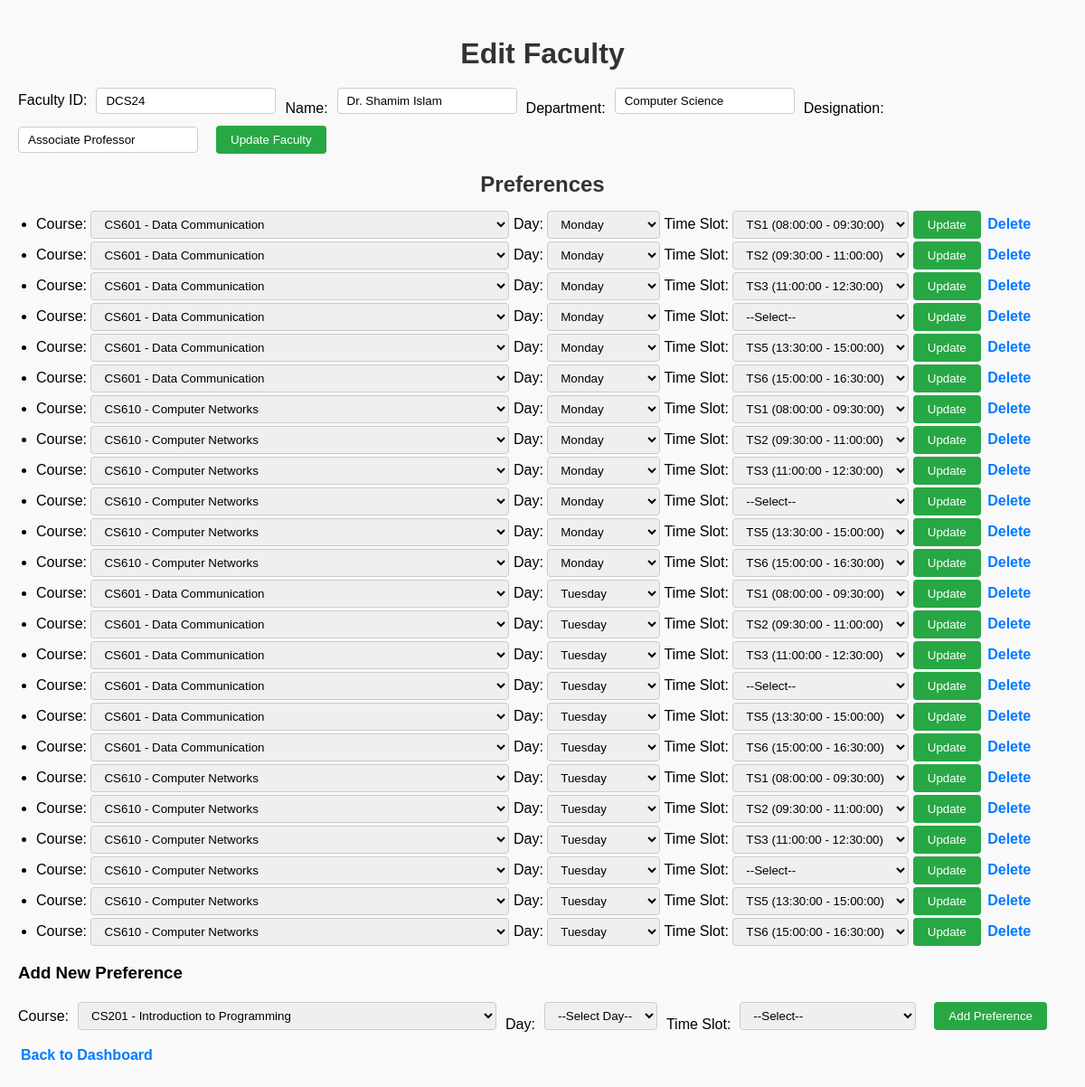
The page /editFaculty.php?id=DCS24 on the database its author committed.
### tables this page shows
CREATE TABLE `faculty` (
  `FacultyID` varchar(10) NOT NULL,
  `Name` varchar(100) NOT NULL,
  `Department` varchar(50) NOT NULL,
  `Designation` varchar(50) NOT NULL
);

CREATE TABLE `preferences` (
  `PrefID` int(11) NOT NULL,
  `FacultyID` varchar(10) NOT NULL,
  `CourseCode` varchar(10) NOT NULL,
  `Day` varchar(10) DEFAULT NULL,
  `TimeSlotID` varchar(5) DEFAULT NULL,
  `CreatedAt` timestamp NOT NULL DEFAULT current_timestamp()
);

CREATE TABLE `courses` (
  `CourseCode` varchar(10) NOT NULL,
  `CourseTitle` varchar(100) NOT NULL,
  `Enrollment` int(11) NOT NULL,
  `MultimediaReq` tinyint(1) DEFAULT 0,
  `InstructorAssigned` varchar(10) DEFAULT NULL
);

CREATE TABLE `timeslots` (
  `TimeSlotID` varchar(5) NOT NULL,
  `StartTime` time NOT NULL,
  `EndTime` time NOT NULL,
  `IsBreak` tinyint(1) DEFAULT 0
);

### functions.php (called while the page is built, shortened)
<?php
require_once "config.php";
function getCourses() {
    global $conn;
    $result = $conn->query("SELECT * FROM Courses");
    return $result ? $result->fetch_all(MYSQLI_ASSOC) : [];
}
function getFacultyPreferences($facultyID) {
    global $conn;
    $facultyID = $conn->real_escape_string($facultyID);
    $result = $conn->query("SELECT * FROM preferences WHERE FacultyID='$facultyID' ORDER BY PrefID");
    return $result ? $result->fetch_all(MYSQLI_ASSOC) : [];
}
?>

### editFaculty.php (the view, shortened to what this page needs)
<?php
require_once "config.php";
require_once "functions.php";
$facultyID = $_GET['id'];
$sql = "SELECT * FROM Faculty WHERE FacultyID='$facultyID'";
$result = $conn->query($sql);
$faculty = $result->fetch_assoc();
$prefs = getFacultyPreferences($facultyID);
$courses = getCourses();
$timeSlots = [];
$tsResult = $conn->query("SELECT * FROM TimeSlots WHERE IsBreak=0 ORDER BY StartTime");
while ($row = $tsResult->fetch_assoc()) $timeSlots[] = $row;
?>
<!DOCTYPE html>
<html>
<head>
	<link rel="stylesheet" href="assets/style.css?v=<?= filemtime('assets/style.css') ?>">
</head>
<body>
    <h1>Edit Faculty</h1>
    <form method="POST">
        Faculty ID: <input type="text" name="facultyID" value="<?= htmlspecialchars($faculty['FacultyID']) ?>" required><br>
        Name: <input type="text" name="name" value="<?= htmlspecialchars($faculty['Name']) ?>" required><br>
        Department: <input type="text" name="department" value="<?= htmlspecialchars($faculty['Department']) ?>" required><br>
        Designation: <input type="text" name="designation" value="<?= htmlspecialchars($faculty['Designation']) ?>" required><br>
        <button type="submit" name="updateFaculty">Update Faculty</button>
    </form>
    <h2>Preferences</h2>
    <ul>
        <?php foreach ($prefs as $p): ?>
            <li>
                <form method="POST" style="display:inline;">
                    Course:
                    <select name="courseCode" required>
                        <?php foreach ($courses as $c): ?>
                            <option value="<?= $c['CourseCode'] ?>" <?= $c['CourseCode']==$p['CourseCode']?'selected':'' ?>>
                                <?= htmlspecialchars($c['CourseCode']) ?> - <?= htmlspecialchars($c['CourseTitle']) ?>
                            </option>
                        <?php endforeach; ?>
                    </select>
                    Day:
                    <select name="day">
                        <?php foreach(['Monday','Tuesday','Wednesday','Thursday','Friday'] as $day): ?>
                            <option value="<?= $day ?>" <?= $day==$p['Day']?'selected':'' ?>><?= $day ?></option>
                        <?php endforeach; ?>
                    </select>
                    Time Slot:
                    <select name="timeSlotID">
                        <option value="">--Select--</option>
                        <?php foreach($timeSlots as $ts): ?>
                            <option value="<?= $ts['TimeSlotID'] ?>" <?= $ts['TimeSlotID']==$p['TimeSlotID']?'selected':'' ?>>
                                <?= $ts['TimeSlotID'] ?> (<?= $ts['StartTime'] ?> - <?= $ts['EndTime'] ?>)
                            </option>
                        <?php endforeach; ?>
                    </select>
                    <button type="submit" name="editPref">Update</button>
                    <a href="editFaculty.php?id=<?= $facultyID ?>&deletePref=<?= $p['PrefID'] ?>" onclick="return confirm('Delete this preference?')">Delete</a>
                </form>
            </li>
        <?php endforeach; ?>
    </ul>
    <h3>Add New Preference</h3>
    <form method="POST">
        Course:
        <select name="courseCode" required>
            <?php foreach ($courses as $c): ?>
                <option value="<?= $c['CourseCode'] ?>"><?= htmlspecialchars($c['CourseCode']) ?> - <?= htmlspecialchars($c['CourseTitle']) ?></option>
            <?php endforeach; ?>
        </select><br>
        Day:
        <select name="day">
            <option value="">--Select Day--</option>
        </select><br>
        Time Slot:
        <select name="timeSlotID">
            <option value="">--Select--</option>
        </select><br>
        <button type="submit" name="addPref">Add Preference</button>
    </form>
    <p><a href="index.php">Back to Dashboard</a></p>
</body>
</html>

### assets/style.css (style rules this page uses)
body { font-family: Arial, sans-serif; background-color: #f9f9f9; padding: 20px; margin: 0; }
h1, h2 { text-align: center; color: #333; margin-bottom: 15px; }
form { display: flex; flex-wrap: wrap; gap: 10px; align-items: center; margin-bottom: 15px; }
form input[type="text"], form input[type="number"], form select { padding: 6px 10px; border: 1px solid #ccc; border-radius: 4px; }
form button { padding: 8px 16px; background-color: #28a745; border: none; color: #fff; cursor: pointer; border-radius: 4px; transition: background-color 0.3s; }
a { text-decoration: none; color: #007BFF; font-weight: bold; margin: 0 3px; }
ul { list-style-type: disc; padding-left: 20px; margin-top: 5px; margin-bottom: 10px; }
ul li { margin-bottom: 3px; }

### rows shown on the page
faculty: facultyID "DCS24", name "Dr. Shamim Islam", department "Computer Science", designation "Associate Professor"
preferences: courseCode "CS601 - Data Communication", day "Monday", timeSlotID "TS1 (08:00:00 - 09:30:00)"
preferences: courseCode "CS601 - Data Communication", day "Monday", timeSlotID "TS2 (09:30:00 - 11:00:00)"
preferences: courseCode "CS601 - Data Communication", day "Monday", timeSlotID "TS3 (11:00:00 - 12:30:00)"
preferences: courseCode "CS601 - Data Communication", day "Monday"
preferences: courseCode "CS601 - Data Communication", day "Monday", timeSlotID "TS5 (13:30:00 - 15:00:00)"
preferences: courseCode "CS601 - Data Communication", day "Monday", timeSlotID "TS6 (15:00:00 - 16:30:00)"
preferences: courseCode "CS610 - Computer Networks", day "Monday", timeSlotID "TS1 (08:00:00 - 09:30:00)"
preferences: courseCode "CS610 - Computer Networks", day "Monday", timeSlotID "TS2 (09:30:00 - 11:00:00)"
preferences: courseCode "CS610 - Computer Networks", day "Monday", timeSlotID "TS3 (11:00:00 - 12:30:00)"
preferences: courseCode "CS610 - Computer Networks", day "Monday"
preferences: courseCode "CS610 - Computer Networks", day "Monday", timeSlotID "TS5 (13:30:00 - 15:00:00)"
preferences: courseCode "CS610 - Computer Networks", day "Monday", timeSlotID "TS6 (15:00:00 - 16:30:00)"
preferences: courseCode "CS601 - Data Communication", day "Tuesday", timeSlotID "TS1 (08:00:00 - 09:30:00)"
preferences: courseCode "CS601 - Data Communication", day "Tuesday", timeSlotID "TS2 (09:30:00 - 11:00:00)"
preferences: courseCode "CS601 - Data Communication", day "Tuesday", timeSlotID "TS3 (11:00:00 - 12:30:00)"
preferences: courseCode "CS601 - Data Communication", day "Tuesday"
preferences: courseCode "CS601 - Data Communication", day "Tuesday", timeSlotID "TS5 (13:30:00 - 15:00:00)"
preferences: courseCode "CS601 - Data Communication", day "Tuesday", timeSlotID "TS6 (15:00:00 - 16:30:00)"
preferences: courseCode "CS610 - Computer Networks", day "Tuesday", timeSlotID "TS1 (08:00:00 - 09:30:00)"
preferences: courseCode "CS610 - Computer Networks", day "Tuesday", timeSlotID "TS2 (09:30:00 - 11:00:00)"
preferences: courseCode "CS610 - Computer Networks", day "Tuesday", timeSlotID "TS3 (11:00:00 - 12:30:00)"
preferences: courseCode "CS610 - Computer Networks", day "Tuesday"
preferences: courseCode "CS610 - Computer Networks", day "Tuesday", timeSlotID "TS5 (13:30:00 - 15:00:00)"
preferences: courseCode "CS610 - Computer Networks", day "Tuesday", timeSlotID "TS6 (15:00:00 - 16:30:00)"

### other values the page prints
form field courseCode "CS201 - Introduction to Programming"
